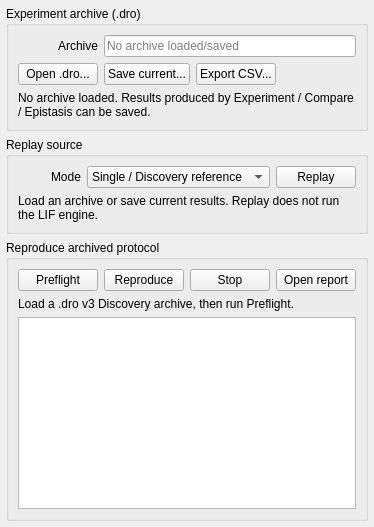
           <widget class="QWidget" name="replayTab">
            <attribute name="icon">
             <iconset resource="drosofila.qrc">
              <normaloff>:/drosofila/images/replay.png</normaloff>:/drosofila/images/replay.png</iconset>
            </attribute>
            <attribute name="title">
             <string>Replay</string>
            </attribute>
            <layout class="QVBoxLayout" name="replayTabLayout">
             <property name="leftMargin">
              <number>6</number>
             </property>
             <property name="topMargin">
              <number>6</number>
             </property>
             <property name="rightMargin">
              <number>6</number>
             </property>
             <property name="bottomMargin">
              <number>6</number>
             </property>
             <item>
              <widget class="QGroupBox" name="archiveFileGB">
               <property name="title">
                <string>Experiment archive (.dro)</string>
               </property>
               <layout class="QGridLayout" name="archiveFileGL">
                <item row="0" column="0">
                 <widget class="QLabel" name="archivePathTitleLB">
                  <property name="text">
                   <string>Archive</string>
                  </property>
                  <property name="alignment">
                   <set>Qt::AlignRight|Qt::AlignTrailing|Qt::AlignVCenter</set>
                  </property>
                 </widget>
                </item>
                <item row="0" column="1" colspan="3">
                 <widget class="QLineEdit" name="archivePathLE">
                  <property name="readOnly">
                   <bool>true</bool>
                  </property>
                  <property name="placeholderText">
                   <string>No archive loaded/saved</string>
                  </property>
                 </widget>
                </item>
                <item row="1" column="0">
                 <widget class="QPushButton" name="archiveOpenPB">
                  <property name="text">
                   <string>Open .dro...</string>
                  </property>
                 </widget>
                </item>
                <item row="1" column="1">
                 <widget class="QPushButton" name="archiveSavePB">
                  <property name="text">
                   <string>Save current...</string>
                  </property>
                 </widget>
                </item>
                <item row="1" column="2">
                 <widget class="QPushButton" name="archiveExportPB">
                  <property name="text">
                   <string>Export CSV...</string>
                  </property>
                 </widget>
                </item>
                <item row="2" column="0" colspan="4">
                 <widget class="QLabel" name="archiveStatusLB">
                  <property name="text">
                   <string>No archive loaded. Results produced by Experiment / Compare / Epistasis can be saved.</string>
                  </property>
                  <property name="wordWrap">
                   <bool>true</bool>
                  </property>
                 </widget>
                </item>
               </layout>
              </widget>
             </item>
             <item>
              <widget class="QGroupBox" name="archiveReplayGB">
               <property name="title">
                <string>Replay source</string>
               </property>
               <layout class="QGridLayout" name="archiveReplayGL">
                <item row="0" column="0">
                 <widget class="QLabel" name="archiveReplayModeLB">
                  <property name="text">
                   <string>Mode</string>
                  </property>
                  <property name="alignment">
                   <set>Qt::AlignRight|Qt::AlignTrailing|Qt::AlignVCenter</set>
                  </property>
                 </widget>
                </item>
                <item row="0" column="1">
                 <widget class="QComboBox" name="archiveReplayModeCB">
                  <item>
                   <property name="text">
                    <string>Single / Discovery reference</string>
                   </property>
                  </item>
                  <item>
                   <property name="text">
                    <string>Comparison - Reference</string>
                   </property>
                  </item>
                  <item>
                   <property name="text">
                    <string>Comparison - Perturbed</string>
                   </property>
                  </item>
                  <item>
                   <property name="text">
                    <string>Comparison - Difference</string>
                   </property>
                  </item>
                  <item>
                   <property name="text">
                    <string>Epistasis - WT</string>
                   </property>
                  </item>
                  <item>
                   <property name="text">
                    <string>Epistasis - A OFF</string>
                   </property>
                  </item>
                  <item>
                   <property name="text">
                    <string>Epistasis - B OFF</string>
                   </property>
                  </item>
                  <item>
                   <property name="text">
                    <string>Epistasis - A+B OFF</string>
                   </property>
                  </item>
                 </widget>
                </item>
                <item row="0" column="2">
                 <widget class="QPushButton" name="archivePlayPB">
                  <property name="text">
                   <string>Replay</string>
                  </property>
                 </widget>
                </item>
                <item row="1" column="0" colspan="3">
                 <widget class="QLabel" name="archiveReplayInfoLB">
                  <property name="text">
                   <string>Load an archive or save current results. Replay does not run the LIF engine.</string>
                  </property>
                  <property name="wordWrap">
                   <bool>true</bool>
                  </property>
                 </widget>
                </item>
               </layout>
              </widget>
             </item>
             <item>
              <widget class="QGroupBox" name="archiveReproduceGB">
               <property name="title">
                <string>Reproduce archived protocol</string>
               </property>
               <layout class="QGridLayout" name="archiveReproduceGL">
                <item row="0" column="0">
                 <widget class="QPushButton" name="archivePreflightPB">
                  <property name="toolTip">
                   <string>Compare the loaded archive scientific environment with the current connectome, stimulus and validated LIF model.</string>
                  </property>
                  <property name="text">
                   <string>Preflight</string>
                  </property>
                 </widget>
                </item>
                <item row="0" column="1">
                 <widget class="QPushButton" name="archiveReproducePB">
                  <property name="toolTip">
                   <string>Re-run Explorer, screening, validation and epistasis from the archived scientific provenance.</string>
                  </property>
                  <property name="text">
                   <string>Reproduce</string>
                  </property>
                 </widget>
                </item>
                <item row="0" column="2">
                 <widget class="QPushButton" name="archiveReproduceStopPB">
                  <property name="toolTip">
                   <string>Request a safe stop after the current reproduction replicate.</string>
                  </property>
                  <property name="text">
                   <string>Stop</string>
                  </property>
                 </widget>
                </item>
                <item row="0" column="3">
                 <widget class="QPushButton" name="archiveReproduceReportPB">
                  <property name="toolTip">
                   <string>Open the last HTML reproduction report.</string>
                  </property>
                  <property name="text">
                   <string>Open report</string>
                  </property>
                 </widget>
                </item>
                <item row="1" column="0" colspan="4">
                 <widget class="QLabel" name="archiveReproduceStatusLB">
                  <property name="text">
                   <string>Load a .dro v3 Discovery archive, then run Preflight.</string>
                  </property>
                  <property name="wordWrap">
                   <bool>true</bool>
                  </property>
                 </widget>
                </item>
                <item row="2" column="0" colspan="4">
                 <widget class="QTableWidget" name="archiveReproduceTW">
                  <property name="minimumSize">
                   <size>
                    <width>0</width>
                    <height>190</height>
                   </size>
                  </property>
                  <property name="editTriggers">
                   <set>QAbstractItemView::NoEditTriggers</set>
                  </property>
                  <property name="alternatingRowColors">
                   <bool>true</bool>
                  </property>
                 </widget>
                </item>
               </layout>
              </widget>
             </item>
            </layout>
           </widget>
